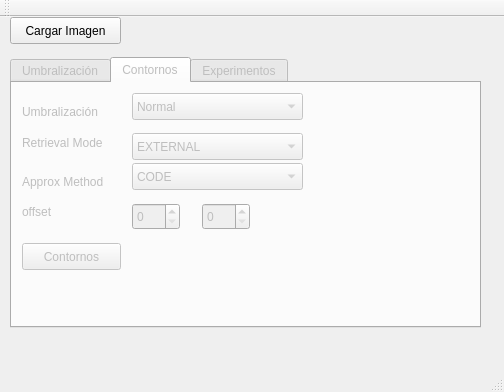
<?xml version="1.0" encoding="UTF-8"?>
<ui version="4.0">
 <class>MainWindow</class>
 <widget class="QMainWindow" name="MainWindow">
  <property name="geometry">
   <rect>
    <x>0</x>
    <y>0</y>
    <width>504</width>
    <height>392</height>
   </rect>
  </property>
  <property name="windowTitle">
   <string>MainWindow</string>
  </property>
  <widget class="QWidget" name="centralWidget">
   <widget class="QPushButton" name="loadImage">
    <property name="geometry">
     <rect>
      <x>10</x>
      <y>0</y>
      <width>111</width>
      <height>27</height>
     </rect>
    </property>
    <property name="text">
     <string>Cargar Imagen</string>
    </property>
   </widget>
   <widget class="QTabWidget" name="tabWidget">
    <property name="enabled">
     <bool>false</bool>
    </property>
    <property name="geometry">
     <rect>
      <x>10</x>
      <y>40</y>
      <width>471</width>
      <height>271</height>
     </rect>
    </property>
    <property name="currentIndex">
     <number>1</number>
    </property>
    <widget class="QWidget" name="tab_3">
     <attribute name="title">
      <string>Umbralización</string>
     </attribute>
     <widget class="QComboBox" name="thresholdType">
      <property name="geometry">
       <rect>
        <x>0</x>
        <y>10</y>
        <width>161</width>
        <height>27</height>
       </rect>
      </property>
      <item>
       <property name="text">
        <string>BINARY</string>
       </property>
      </item>
      <item>
       <property name="text">
        <string>BINARY-INV</string>
       </property>
      </item>
      <item>
       <property name="text">
        <string>TRUNC</string>
       </property>
      </item>
      <item>
       <property name="text">
        <string>TOZERO-INV</string>
       </property>
      </item>
      <item>
       <property name="text">
        <string>TOZERO</string>
       </property>
      </item>
     </widget>
     <widget class="QCheckBox" name="thresholdBW">
      <property name="geometry">
       <rect>
        <x>200</x>
        <y>50</y>
        <width>151</width>
        <height>22</height>
       </rect>
      </property>
      <property name="text">
       <string>Blanco y Negro</string>
      </property>
     </widget>
     <widget class="QLabel" name="thresholdValueLabel">
      <property name="geometry">
       <rect>
        <x>210</x>
        <y>20</y>
        <width>50</width>
        <height>17</height>
       </rect>
      </property>
      <property name="text">
       <string>Umbral</string>
      </property>
     </widget>
     <widget class="QSpinBox" name="thresholdValue">
      <property name="geometry">
       <rect>
        <x>270</x>
        <y>20</y>
        <width>61</width>
        <height>27</height>
       </rect>
      </property>
      <property name="maximum">
       <number>256</number>
      </property>
      <property name="value">
       <number>100</number>
      </property>
     </widget>
     <widget class="QLabel" name="thresholdMaxValueLabel">
      <property name="geometry">
       <rect>
        <x>10</x>
        <y>40</y>
        <width>91</width>
        <height>17</height>
       </rect>
      </property>
      <property name="text">
       <string>Max Value</string>
      </property>
     </widget>
     <widget class="QSpinBox" name="thresholdMaxValue">
      <property name="geometry">
       <rect>
        <x>90</x>
        <y>40</y>
        <width>61</width>
        <height>27</height>
       </rect>
      </property>
      <property name="maximum">
       <number>256</number>
      </property>
      <property name="value">
       <number>256</number>
      </property>
     </widget>
     <widget class="QPushButton" name="umbralizar">
      <property name="geometry">
       <rect>
        <x>340</x>
        <y>50</y>
        <width>121</width>
        <height>27</height>
       </rect>
      </property>
      <property name="text">
       <string>Umbralizar</string>
      </property>
     </widget>
     <widget class="Line" name="line">
      <property name="geometry">
       <rect>
        <x>200</x>
        <y>80</y>
        <width>261</width>
        <height>20</height>
       </rect>
      </property>
      <property name="orientation">
       <enum>Qt::Horizontal</enum>
      </property>
     </widget>
     <widget class="QPushButton" name="umbralAutomatico">
      <property name="geometry">
       <rect>
        <x>310</x>
        <y>110</y>
        <width>151</width>
        <height>27</height>
       </rect>
      </property>
      <property name="text">
       <string>Umbral Automático</string>
      </property>
     </widget>
     <widget class="QComboBox" name="automaticThresholdType">
      <property name="geometry">
       <rect>
        <x>200</x>
        <y>110</y>
        <width>101</width>
        <height>27</height>
       </rect>
      </property>
      <item>
       <property name="text">
        <string>Mean C</string>
       </property>
      </item>
      <item>
       <property name="text">
        <string>Gaussian C</string>
       </property>
      </item>
     </widget>
    </widget>
    <widget class="QWidget" name="tab">
     <attribute name="title">
      <string>Contornos</string>
     </attribute>
     <widget class="QComboBox" name="contourThresholdType">
      <property name="geometry">
       <rect>
        <x>120</x>
        <y>10</y>
        <width>171</width>
        <height>27</height>
       </rect>
      </property>
      <item>
       <property name="text">
        <string>Normal</string>
       </property>
      </item>
      <item>
       <property name="text">
        <string>Automática</string>
       </property>
      </item>
     </widget>
     <widget class="QLabel" name="contourThresholdTypeLabel">
      <property name="geometry">
       <rect>
        <x>10</x>
        <y>20</y>
        <width>101</width>
        <height>17</height>
       </rect>
      </property>
      <property name="text">
       <string>Umbralización</string>
      </property>
     </widget>
     <widget class="QComboBox" name="retrievalMode">
      <property name="geometry">
       <rect>
        <x>120</x>
        <y>50</y>
        <width>171</width>
        <height>27</height>
       </rect>
      </property>
      <item>
       <property name="text">
        <string>EXTERNAL</string>
       </property>
      </item>
      <item>
       <property name="text">
        <string>LIST</string>
       </property>
      </item>
      <item>
       <property name="text">
        <string>CCOMP</string>
       </property>
      </item>
      <item>
       <property name="text">
        <string>TREE</string>
       </property>
      </item>
     </widget>
     <widget class="QLabel" name="retrievalModeLabel">
      <property name="geometry">
       <rect>
        <x>10</x>
        <y>50</y>
        <width>111</width>
        <height>20</height>
       </rect>
      </property>
      <property name="text">
       <string>Retrieval Mode</string>
      </property>
     </widget>
     <widget class="QComboBox" name="approxMethod">
      <property name="geometry">
       <rect>
        <x>120</x>
        <y>80</y>
        <width>171</width>
        <height>27</height>
       </rect>
      </property>
      <item>
       <property name="text">
        <string>CODE</string>
       </property>
      </item>
      <item>
       <property name="text">
        <string>APPROX_NONE</string>
       </property>
      </item>
      <item>
       <property name="text">
        <string>APPROX_SIMPLE</string>
       </property>
      </item>
      <item>
       <property name="text">
        <string>APPROX_TC89_L1</string>
       </property>
      </item>
     </widget>
     <widget class="QLabel" name="approxMethodLabel">
      <property name="geometry">
       <rect>
        <x>10</x>
        <y>90</y>
        <width>111</width>
        <height>17</height>
       </rect>
      </property>
      <property name="text">
       <string>Approx Method</string>
      </property>
     </widget>
     <widget class="QLabel" name="offsetLabel">
      <property name="geometry">
       <rect>
        <x>10</x>
        <y>120</y>
        <width>67</width>
        <height>17</height>
       </rect>
      </property>
      <property name="text">
       <string>offset</string>
      </property>
     </widget>
     <widget class="QSpinBox" name="offsetX">
      <property name="geometry">
       <rect>
        <x>120</x>
        <y>120</y>
        <width>48</width>
        <height>27</height>
       </rect>
      </property>
     </widget>
     <widget class="QSpinBox" name="offsetY">
      <property name="geometry">
       <rect>
        <x>190</x>
        <y>120</y>
        <width>48</width>
        <height>27</height>
       </rect>
      </property>
     </widget>
     <widget class="QPushButton" name="findContours">
      <property name="geometry">
       <rect>
        <x>10</x>
        <y>160</y>
        <width>99</width>
        <height>27</height>
       </rect>
      </property>
      <property name="text">
       <string>Contornos</string>
      </property>
     </widget>
    </widget>
    <widget class="QWidget" name="tab_4">
     <attribute name="title">
      <string>Experimentos</string>
     </attribute>
     <widget class="QPushButton" name="experiment1">
      <property name="geometry">
       <rect>
        <x>10</x>
        <y>20</y>
        <width>121</width>
        <height>27</height>
       </rect>
      </property>
      <property name="toolTip">
       <string>&lt;html&gt;&lt;head/&gt;&lt;body&gt;&lt;p&gt;Realiza una Umbralización de RGB a Gris, conviertiendo la imagen a Blanco y negro y luego umbralizando o umbralizando primero y luego convirtiendo a Blanco y negro. Los valores usados son los definidos en la pestaña &amp;quot;Umbralización&amp;quot;&lt;/p&gt;&lt;/body&gt;&lt;/html&gt;</string>
      </property>
      <property name="text">
       <string>Experimento 1</string>
      </property>
     </widget>
    </widget>
   </widget>
  </widget>
  <widget class="QMenuBar" name="menuBar">
   <property name="geometry">
    <rect>
     <x>0</x>
     <y>0</y>
     <width>504</width>
     <height>25</height>
    </rect>
   </property>
  </widget>
  <widget class="QToolBar" name="mainToolBar">
   <attribute name="toolBarArea">
    <enum>TopToolBarArea</enum>
   </attribute>
   <attribute name="toolBarBreak">
    <bool>false</bool>
   </attribute>
  </widget>
  <widget class="QStatusBar" name="statusBar"/>
 </widget>
 <layoutdefault spacing="6" margin="11"/>
 <resources/>
 <connections/>
</ui>
